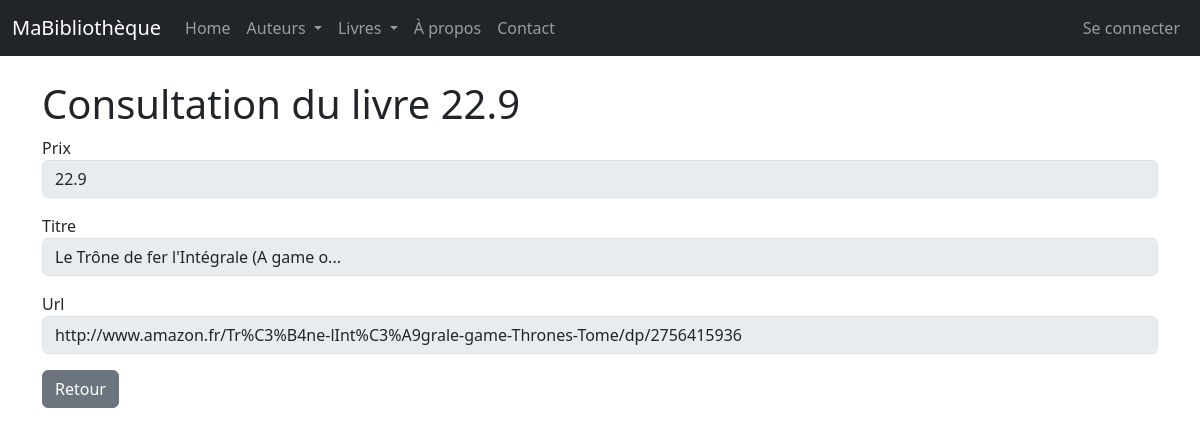
The app's page /livres/2/view/ with its own data.
### monApp/models.py (models this page shows, shortened)
class Livre(db.Model):
    idL = db.Column(db.Integer, primary_key=True)
    Prix = db.Column(db.Float)
    Titre = db.Column(db.String(100))
    Url = db.Column(db.String(100))
    Img = db.Column(db.String(100))
    auteur_id = db.Column(db.Integer, db.ForeignKey("auteur.idA"))
    auteur = db.relationship ("Auteur", backref =db.backref ("livres", lazy="dynamic") )

### monApp/views.py (the view)
@app.route('/livres/<idL>/view/')
def viewLivre(idL):
    unLivre = Livre.query.get(idL)
    unForm = FormLivre(idL=unLivre.idL, Prix=unLivre.Prix, Titre=unLivre.Titre, Url=unLivre.Url, Img=unLivre.Img)
    return render_template("livre_view.html", selectedLivre=unLivre, viewForm=unForm)

### monApp/forms.py
class FormLivre(FlaskForm):
    idL = HiddenField('idL')
    Prix = StringField('Prix', validators=[DataRequired()])
    Titre = StringField('Titre', validators=[DataRequired()])
    Url = StringField('Url')
    Img = StringField('Img')

### monApp/templates/livre_view.html (shortened to what this page needs)
{% extends "base.html" %}
{% block main %}
    <h1>Consultation du livre {{ selectedLivre.Prix }}</h1>
    <form role="form" method="POST" action="">
        <div class="form-group mb-3">
            {{ viewForm.Prix.label }}
            {{ viewForm.Prix(size=50, disabled=True, class_="form-control") }}
        </div>
        <div class="form-group mb-3">
            {{ viewForm.Titre.label }}
            {{ viewForm.Titre(size=50, disabled=True, class_="form-control") }}
        </div>
        <div class="form-group mb-3">
            {{ viewForm.Url.label }}
            {{ viewForm.Url(size=50, disabled=True, class_="form-control") }}
        </div>
        <a href="{{ url_for('getLivres') }}" class="btn btn-secondary">Retour</a>
    </form>
{% endblock %}

### monApp/static/style.css (style rules this page uses)
body { font-family: sans-serif; }
h1 { color : red; }

### records on screen
Livre: Prix "22.9", Titre "Le Trône de fer l'Intégrale (A game o...", Url "http://www.amazon.fr/Tr%C3%B4ne-lInt%C3%A9grale-game-Thrones-Tome/dp/2756415936"

### other values on screen
{{ viewForm.Prix.label }} "Prix"
{{ viewForm.Titre.label }} "Titre"
{{ viewForm.Url.label }} "Url"
